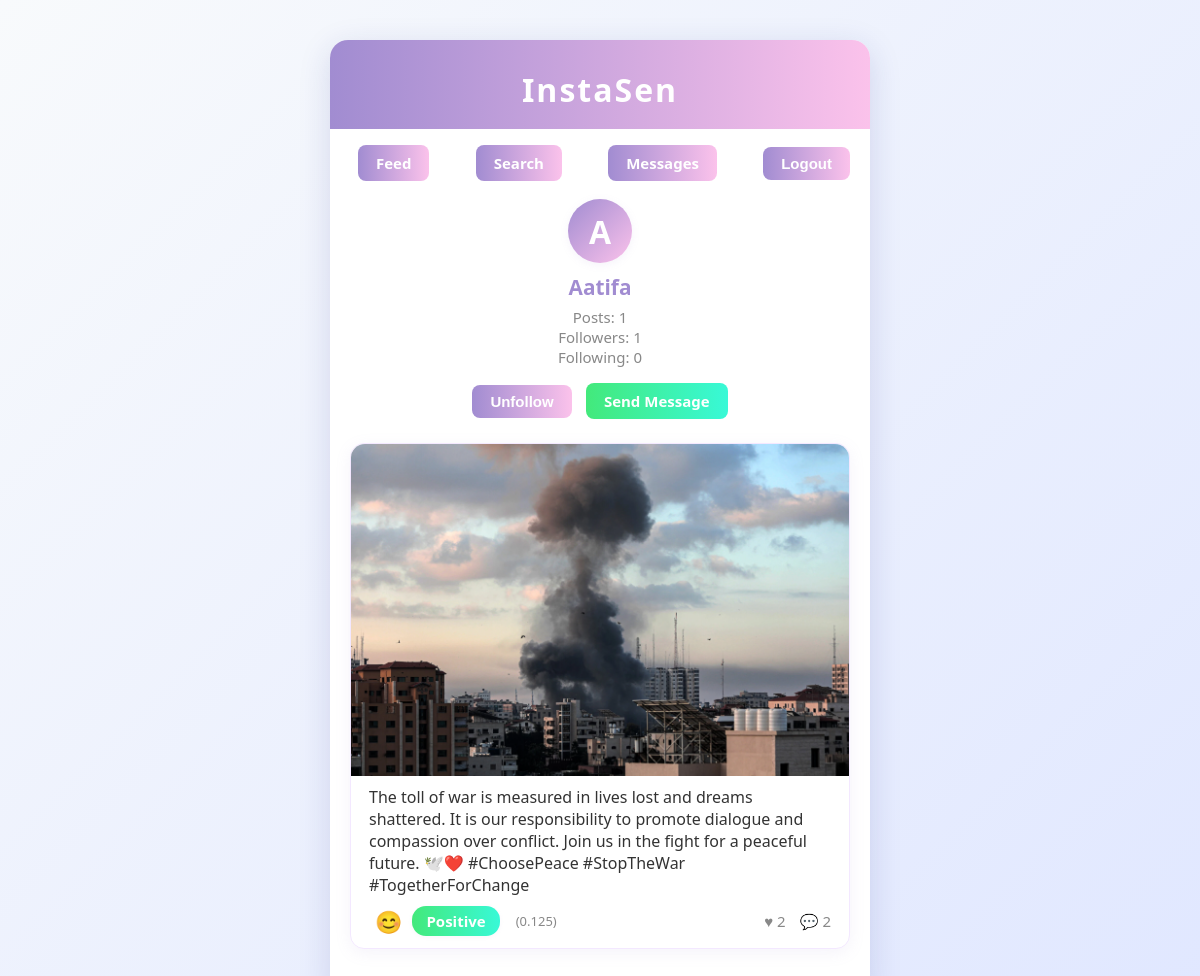
/user/Aatifa (signed in), run on the app's committed database.
### models.py (models this page shows)
class User(UserMixin, db.Model):
    id = db.Column(db.Integer, primary_key=True)
    username = db.Column(db.String(80), unique=True, nullable=False)
    password = db.Column(db.String(200), nullable=False)
    profile_image = db.Column(db.String(120), nullable=True)
    posts = db.relationship('Post', backref='author', lazy=True)
    comments = db.relationship('Comment', backref='author', lazy=True)
    likes = db.relationship('Like', backref='user', lazy=True)
    notifications = db.relationship('Notification', backref='user', lazy=True)
    followed = db.relationship('Follow', foreign_keys=[Follow.follower_id], backref='follower', lazy='dynamic')
    followers = db.relationship('Follow', foreign_keys=[Follow.followed_id], backref='followed', lazy='dynamic')
    sent_messages = db.relationship('Message', foreign_keys=[Message.sender_id], backref='sender', lazy='dynamic')
    received_messages = db.relationship('Message', foreign_keys=[Message.recipient_id], backref='recipient', lazy='dynamic')

class Post(db.Model):
    id = db.Column(db.Integer, primary_key=True)
    image_filename = db.Column(db.String(120), nullable=False)
    caption = db.Column(db.Text, nullable=True)
    sentiment = db.Column(db.String(20), nullable=True)
    sentiment_score = db.Column(db.Float, nullable=True)
    timestamp = db.Column(db.DateTime, default=datetime.utcnow)
    user_id = db.Column(db.Integer, db.ForeignKey('user.id'), nullable=False)
    comments = db.relationship('Comment', backref='post', lazy=True)
    likes = db.relationship('Like', backref='post', lazy=True)

### main.py (the view)
@main_bp.route('/user/<username>')
@login_required
def profile(username):
    user = User.query.filter_by(username=username).first_or_404()
    posts = Post.query.filter_by(user_id=user.id).order_by(Post.timestamp.desc()).all()
    is_following = False
    if user.id != current_user.id:
        is_following = Follow.query.filter_by(follower_id=current_user.id, followed_id=user.id).first() is not None
    follower_count = user.followers.count()
    following_count = user.followed.count()
    return render_template('profile.html', user=user, posts=posts, is_following=is_following, follower_count=follower_count, following_count=following_count)

### app.py (called while the page is built)
@login_manager.user_loader
def load_user(user_id):
    return User.query.get(int(user_id))

### templates/profile.html (shortened to what this page needs)
<!DOCTYPE html>
<html lang="en">
<head>
</head>
<body>
    <div class="container">
        <div class="header">
            <h2>InstaSen</h2>
        </div>
        <div class="nav">
            <a href="{{ url_for('main.feed') }}">Feed</a>
            <a href="{{ url_for('main.search') }}">Search</a>
            <a href="{{ url_for('main.messages_inbox') }}">Messages</a>
            <form method="post" action="{{ url_for('auth.logout') }}" style="display:inline;">
                <button type="submit">Logout</button>
            </form>
        </div>
        <div class="profile-info">
            {% if user.id == current_user.id %}
                <form id="profile-image-form" method="post" action="{{ url_for('main.upload_profile_image') }}" enctype="multipart/form-data" style="margin-bottom:10px;">
                    <label for="profile-image-input" style="cursor:pointer;">
                        {% if user.profile_image %}
                            <img src="{{ url_for('static', filename='images/' ~ user.profile_image) }}" alt="Profile Image" class="avatar-large" style="object-fit:cover;"/>
                        {% else %}
                            <div class="avatar-large">{{ user.username[0]|upper }}</div>
                        {% endif %}
                    </label>
                    <input id="profile-image-input" type="file" name="profile_image" accept="image/*" style="display:none;" onchange="document.getElementById('profile-image-form').submit();">
                </form>
            {% else %}
                {% if user.profile_image %}
                    <img src="{{ url_for('static', filename='images/' ~ user.profile_image) }}" alt="Profile Image" class="avatar-large" style="object-fit:cover;"/>
                {% else %}
                    <div class="avatar-large">{{ user.username[0]|upper }}</div>
                {% endif %}
            {% endif %}
            <div class="username">{{ user.username }}</div>
            <div class="stats">
                Posts: {{ posts|length }}<br>
                Followers: {{ follower_count }}<br>
                Following: {{ following_count }}
            </div>
            {% if user.id == current_user.id %}
                <form method="post" action="{{ url_for('main.delete_profile') }}" style="margin-top:10px;">
                    <button type="submit" style="background:#f44336;color:#fff;border:none;border-radius:8px;font-size:15px;font-weight:600;padding:8px 18px;cursor:pointer;" onclick="return confirm('Are you sure you want to delete your profile? This cannot be undone.');">
                        Delete Profile
                    </button>
                </form>
            {% elif user.id != current_user.id %}
                <form method="post" action="{{ url_for('main.follow' if not is_following else 'main.unfollow', username=user.username) }}" style="margin-top:10px;display:inline-block;">
                    <button type="submit" style="background:linear-gradient(90deg, #a18cd1 0%, #fbc2eb 100%);color:#fff;border:none;border-radius:8px;font-size:15px;font-weight:600;padding:8px 18px;cursor:pointer;">
                        {{ 'Unfollow' if is_following else 'Follow' }}
                    </button>
                </form>
                <a href="{{ url_for('main.conversation', username=user.username) }}" style="background:linear-gradient(90deg, #43e97b 0%, #38f9d7 100%);color:#fff;border:none;border-radius:8px;font-size:15px;font-weight:600;padding:8px 18px;cursor:pointer;margin-left:10px;display:inline-block;text-decoration:none;">Send Message</a>
            {% endif %}
        </div>
        <div class="posts-list">
            {% for post in posts %}
                <div class="post">
                    <img class="post-image" src="{{ url_for('static', filename='images/' ~ post.image_filename) }}" alt="Post image">
                    {% if post.caption %}
                    <div class="caption">{{ post.caption }}</div>
                    {% endif %}
                    <div class="post-footer">
                        <div class="sentiment-box">
                            <span class="emoji">
                                {% if post.sentiment == 'Positive' %}😊{% elif post.sentiment == 'Negative' %}😞{% else %}😐{% endif %}
                            </span>
                            <span class="sentiment {{ post.sentiment }}">{{ post.sentiment }}</span>
                            <span class="score">({{ post.sentiment_score }})</span>
                        </div>
                        <div>
                            <span class="like-count">♥ {{ post.likes|length }}</span>
                            <span class="comment-count">💬 {{ post.comments|length }}</span>
                        </div>
                    </div>
                </div>
            {% else %}
                <p style="text-align:center; color:#888;">No posts yet.</p>
            {% endfor %}
        </div>
    </div>
</body>
</html>

### templates/profile.html (style rules this page uses)
body { background: linear-gradient(135deg, #f8fafc 0%, #e0e7ff 100%); font-family: 'Segoe UI', Arial, sans-serif; min-height: 100vh; margin: 0; }
.container { max-width: 540px; margin: 40px auto; background: #fff; border-radius: 18px; box-shadow: 0 8px 32px 0 rgba(31, 38, 135, 0.15); overflow: hidden; padding-bottom: 20px; }
.header { padding: 28px 20px 18px 20px; background: linear-gradient(90deg, #a18cd1 0%, #fbc2eb 100%); text-align: center; }
.header h2 { margin: 0; font-size: 2rem; color: #fff; letter-spacing: 2px; font-weight: 700; }
.nav { display: flex; justify-content: space-between; align-items: center; padding: 16px 20px 0 20px; }
.nav a, .nav form button { background: linear-gradient(90deg, #a18cd1 0%, #fbc2eb 100%); color: #fff; border: none; border-radius: 8px; font-size: 15px; font-weight: 600; padding: 8px 18px; text-decoration: none; margin-left: 8px; cursor: pointer; transition: background 0.2s, transform 0.1s; }
.profile-info { text-align: center; margin: 18px 0 24px 0; }
.avatar-large { width: 64px; height: 64px; border-radius: 50%; background: linear-gradient(135deg, #a18cd1 0%, #fbc2eb 100%); display: flex; align-items: center; justify-content: center; color: #fff; font-weight: bold; font-size: 2rem; margin: 0 auto 10px auto; box-shadow: 0 2px 8px 0 rgba(161, 140, 209, 0.10); }
.username { font-weight: bold; color: #a18cd1; font-size: 1.3rem; margin-bottom: 6px; }
.stats { color: #888; font-size: 15px; margin-bottom: 8px; }
.posts-list { padding: 0 20px; }
.post { background: #fff; border-radius: 14px; box-shadow: 0 4px 16px 0 rgba(161, 140, 209, 0.10); margin-bottom: 28px; padding: 0 0 12px 0; display: flex; flex-direction: column; border: 1.5px solid #f3e8ff; }
.post-image { width: 100%; max-height: 100%; object-fit: cover; border-radius: 14px 14px 0 0; }
.caption { font-size: 16px; margin: 10px 18px 0 18px; color: #333; word-break: break-word; }
.post-footer { display: flex; align-items: center; justify-content: space-between; margin: 10px 18px 0 18px; }
.sentiment-box { display: flex; align-items: center; gap: 10px; }
.sentiment { font-size: 15px; font-weight: bold; padding: 5px 14px; border-radius: 14px; box-shadow: 0 1px 4px 0 rgba(161, 140, 209, 0.08); }
.sentiment.Positive { color: #fff; background: linear-gradient(90deg, #43e97b 0%, #38f9d7 100%); }
.score { font-size: 13px; color: #888; margin-left: 6px; }
.emoji { font-size: 22px; margin-left: 6px; }
.like-count, .comment-count { color: #888; font-size: 15px; margin-left: 10px; }

### data on the page
User: username "A", username "Aatifa"
Post: image_filename (picture), caption "The toll of war is measured in lives lost and dreams shattered. It is our responsibility to promote dialogue and compassion over conflict. Join us in the fight for a peaceful future. 🕊️❤️ #ChoosePeace #StopTheWar #TogetherForChange", sentiment "Positive", sentiment_score "0.125", likes|length "2", comments|length "2"

### other printed values
{{ posts|length }} "1"
{{ follower_count }} "1"
{{ following_count }} "0"
{{ 'Unfollow' if is_following else 'Follow' }} "Unfollow"
